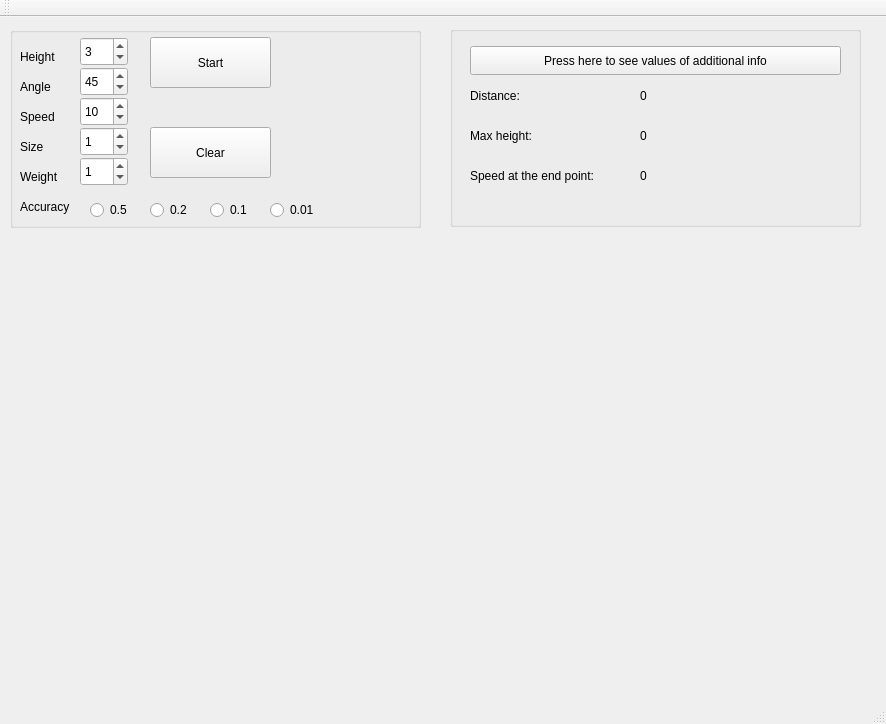
<?xml version="1.0" encoding="UTF-8"?>
<ui version="4.0">
 <class>MainWindow</class>
 <widget class="QMainWindow" name="MainWindow">
  <property name="geometry">
   <rect>
    <x>0</x>
    <y>0</y>
    <width>886</width>
    <height>724</height>
   </rect>
  </property>
  <property name="windowTitle">
   <string>MainWindow</string>
  </property>
  <widget class="QWidget" name="centralwidget">
   <widget class="QGroupBox" name="groupBox">
    <property name="geometry">
     <rect>
      <x>10</x>
      <y>10</y>
      <width>411</width>
      <height>201</height>
     </rect>
    </property>
    <property name="title">
     <string/>
    </property>
    <widget class="QLabel" name="label">
     <property name="geometry">
      <rect>
       <x>10</x>
       <y>20</y>
       <width>51</width>
       <height>20</height>
      </rect>
     </property>
     <property name="text">
      <string>Height</string>
     </property>
    </widget>
    <widget class="QLabel" name="label_3">
     <property name="geometry">
      <rect>
       <x>10</x>
       <y>50</y>
       <width>63</width>
       <height>20</height>
      </rect>
     </property>
     <property name="text">
      <string>Angle</string>
     </property>
    </widget>
    <widget class="QLabel" name="label_4">
     <property name="geometry">
      <rect>
       <x>10</x>
       <y>80</y>
       <width>63</width>
       <height>20</height>
      </rect>
     </property>
     <property name="text">
      <string>Speed</string>
     </property>
    </widget>
    <widget class="QLabel" name="label_5">
     <property name="geometry">
      <rect>
       <x>10</x>
       <y>110</y>
       <width>63</width>
       <height>20</height>
      </rect>
     </property>
     <property name="text">
      <string>Size</string>
     </property>
    </widget>
    <widget class="QLabel" name="label_6">
     <property name="geometry">
      <rect>
       <x>10</x>
       <y>140</y>
       <width>63</width>
       <height>20</height>
      </rect>
     </property>
     <property name="text">
      <string>Weight</string>
     </property>
    </widget>
    <widget class="QSpinBox" name="numHeight">
     <property name="geometry">
      <rect>
       <x>70</x>
       <y>10</y>
       <width>48</width>
       <height>29</height>
      </rect>
     </property>
     <property name="value">
      <number>3</number>
     </property>
    </widget>
    <widget class="QSpinBox" name="numAngle">
     <property name="geometry">
      <rect>
       <x>70</x>
       <y>40</y>
       <width>48</width>
       <height>29</height>
      </rect>
     </property>
     <property name="value">
      <number>45</number>
     </property>
    </widget>
    <widget class="QSpinBox" name="numSpeed">
     <property name="geometry">
      <rect>
       <x>70</x>
       <y>70</y>
       <width>48</width>
       <height>29</height>
      </rect>
     </property>
     <property name="value">
      <number>10</number>
     </property>
    </widget>
    <widget class="QSpinBox" name="numSize">
     <property name="geometry">
      <rect>
       <x>70</x>
       <y>100</y>
       <width>48</width>
       <height>29</height>
      </rect>
     </property>
     <property name="singleStep">
      <number>1</number>
     </property>
     <property name="value">
      <number>1</number>
     </property>
    </widget>
    <widget class="QSpinBox" name="numWeight">
     <property name="geometry">
      <rect>
       <x>70</x>
       <y>130</y>
       <width>48</width>
       <height>29</height>
      </rect>
     </property>
     <property name="value">
      <number>1</number>
     </property>
    </widget>
    <widget class="QLabel" name="label_2">
     <property name="geometry">
      <rect>
       <x>10</x>
       <y>170</y>
       <width>63</width>
       <height>20</height>
      </rect>
     </property>
     <property name="text">
      <string>Accuracy</string>
     </property>
    </widget>
    <widget class="QRadioButton" name="radioButton_1">
     <property name="geometry">
      <rect>
       <x>80</x>
       <y>170</y>
       <width>51</width>
       <height>26</height>
      </rect>
     </property>
     <property name="text">
      <string>0.5</string>
     </property>
    </widget>
    <widget class="QRadioButton" name="radioButton_2">
     <property name="geometry">
      <rect>
       <x>140</x>
       <y>170</y>
       <width>51</width>
       <height>26</height>
      </rect>
     </property>
     <property name="text">
      <string>0.2</string>
     </property>
    </widget>
    <widget class="QRadioButton" name="radioButton_3">
     <property name="geometry">
      <rect>
       <x>200</x>
       <y>170</y>
       <width>51</width>
       <height>26</height>
      </rect>
     </property>
     <property name="text">
      <string>0.1</string>
     </property>
    </widget>
    <widget class="QRadioButton" name="radioButton_4">
     <property name="geometry">
      <rect>
       <x>260</x>
       <y>170</y>
       <width>61</width>
       <height>26</height>
      </rect>
     </property>
     <property name="text">
      <string>0.01</string>
     </property>
    </widget>
    <widget class="QPushButton" name="pushButton_1">
     <property name="geometry">
      <rect>
       <x>140</x>
       <y>10</y>
       <width>121</width>
       <height>51</height>
      </rect>
     </property>
     <property name="text">
      <string>Start</string>
     </property>
    </widget>
    <widget class="QPushButton" name="pushButton_2">
     <property name="geometry">
      <rect>
       <x>140</x>
       <y>100</y>
       <width>121</width>
       <height>51</height>
      </rect>
     </property>
     <property name="text">
      <string>Clear</string>
     </property>
    </widget>
   </widget>
   <widget class="QCustomPlot" name="graph" native="true">
    <property name="geometry">
     <rect>
      <x>19</x>
      <y>229</y>
      <width>841</width>
      <height>451</height>
     </rect>
    </property>
   </widget>
   <widget class="QGroupBox" name="groupBox_2">
    <property name="enabled">
     <bool>true</bool>
    </property>
    <property name="geometry">
     <rect>
      <x>450</x>
      <y>9</y>
      <width>411</width>
      <height>201</height>
     </rect>
    </property>
    <property name="title">
     <string/>
    </property>
    <property name="checkable">
     <bool>false</bool>
    </property>
    <widget class="QLabel" name="label_8">
     <property name="geometry">
      <rect>
       <x>20</x>
       <y>60</y>
       <width>63</width>
       <height>20</height>
      </rect>
     </property>
     <property name="text">
      <string>Distance:</string>
     </property>
    </widget>
    <widget class="QLabel" name="label_9">
     <property name="geometry">
      <rect>
       <x>20</x>
       <y>100</y>
       <width>91</width>
       <height>20</height>
      </rect>
     </property>
     <property name="text">
      <string>Max height:</string>
     </property>
    </widget>
    <widget class="QLabel" name="label_10">
     <property name="geometry">
      <rect>
       <x>20</x>
       <y>140</y>
       <width>171</width>
       <height>20</height>
      </rect>
     </property>
     <property name="text">
      <string>Speed at the end point:</string>
     </property>
    </widget>
    <widget class="QLabel" name="label_11">
     <property name="geometry">
      <rect>
       <x>190</x>
       <y>60</y>
       <width>63</width>
       <height>20</height>
      </rect>
     </property>
     <property name="text">
      <string>0</string>
     </property>
    </widget>
    <widget class="QLabel" name="label_12">
     <property name="geometry">
      <rect>
       <x>190</x>
       <y>100</y>
       <width>63</width>
       <height>20</height>
      </rect>
     </property>
     <property name="text">
      <string>0</string>
     </property>
    </widget>
    <widget class="QLabel" name="label_13">
     <property name="geometry">
      <rect>
       <x>190</x>
       <y>140</y>
       <width>63</width>
       <height>20</height>
      </rect>
     </property>
     <property name="text">
      <string>0</string>
     </property>
    </widget>
    <widget class="QPushButton" name="pushButton">
     <property name="geometry">
      <rect>
       <x>20</x>
       <y>20</y>
       <width>371</width>
       <height>29</height>
      </rect>
     </property>
     <property name="text">
      <string>Press here to see values of additional info</string>
     </property>
    </widget>
   </widget>
  </widget>
  <widget class="QStatusBar" name="statusbar"/>
  <widget class="QToolBar" name="toolBar">
   <property name="windowTitle">
    <string>toolBar</string>
   </property>
   <attribute name="toolBarArea">
    <enum>TopToolBarArea</enum>
   </attribute>
   <attribute name="toolBarBreak">
    <bool>false</bool>
   </attribute>
  </widget>
 </widget>
 <customwidgets>
  <customwidget>
   <class>QCustomPlot</class>
   <extends>QWidget</extends>
   <header>qcustomplot.h</header>
   <container>1</container>
  </customwidget>
 </customwidgets>
 <resources/>
 <connections/>
</ui>
